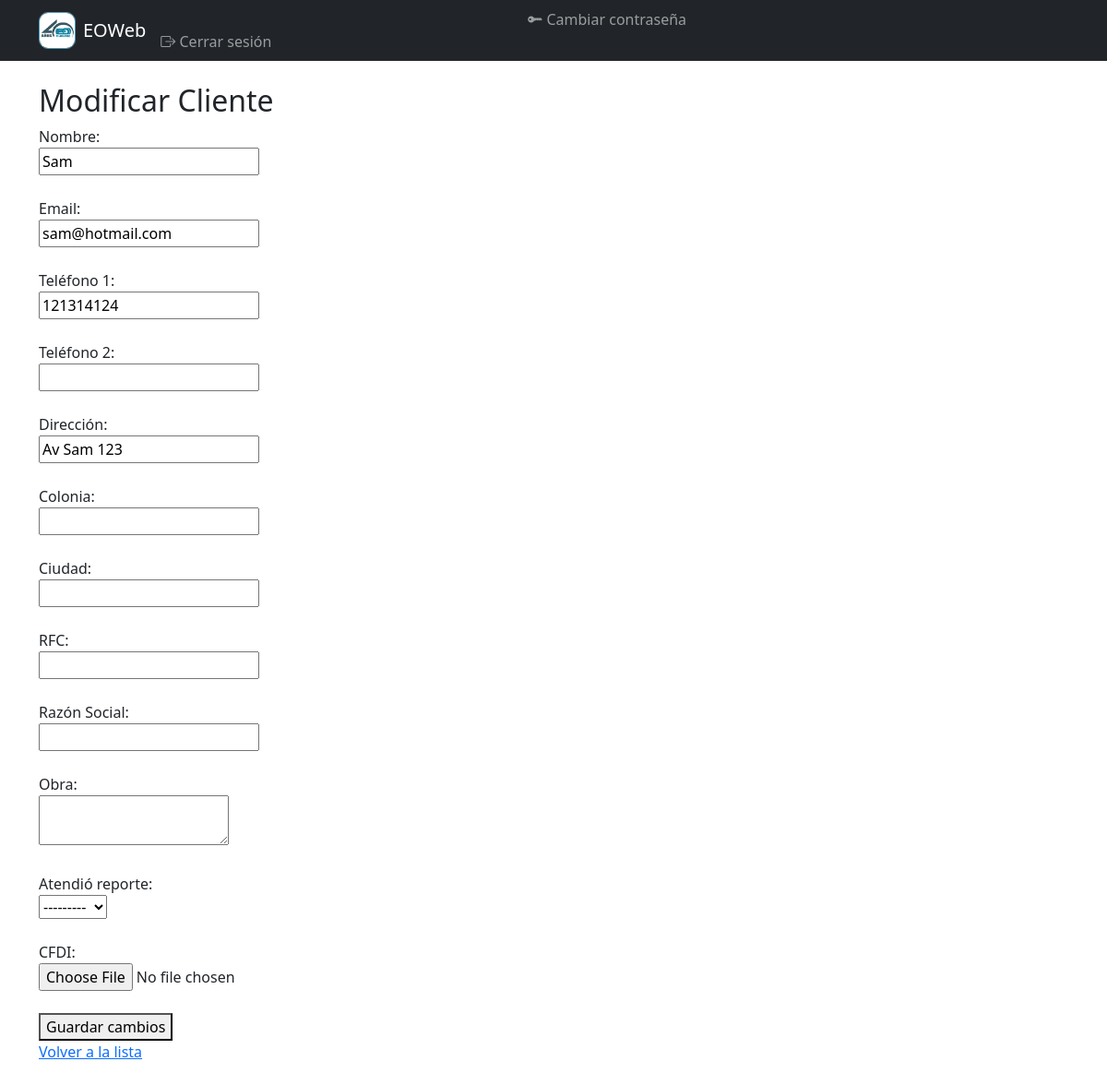
Screenshot of /clientes/modificar/1/ (signed in) with the database file from the repository.
### gestion/models.py (models this page shows, shortened)
class Cliente(models.Model):
    nombre = models.CharField(max_length=100)
    email = models.EmailField(unique=True)
    direccion = models.CharField(max_length=200, blank=True)
    colonia = models.CharField(max_length=100, blank=True)
    ciudad = models.CharField(max_length=100, blank=True)
    rfc = models.CharField(max_length=13, blank=True)
    razon_social = models.CharField(max_length=200, blank=True)
    telefono1 = models.CharField(max_length=20, default='0000000000')  # Valor temporal  # Obligatorio
    telefono2 = models.CharField(max_length=20, blank=True)  # Opcional
    obra = models.TextField(blank=True)
    atendio_reporte = models.ForeignKey('Empleado', null=True, blank=True, on_delete=models.SET_NULL)
    cfdi = models.FileField(upload_to='cfdis/', null=True, blank=True)

### gestion/views.py (the view, shortened to what this page needs)
# urls.py: path('clientes/modificar/<int:cliente_id>/',views.modificar_cliente, name='modificar_cliente'),
@login_required
def modificar_cliente(request, cliente_id):
    if not request.user.is_superuser and not request.user.groups.filter(name='Administrador').exists():
        return redirect('lista_clientes')
    cliente = get_object_or_404(Cliente, pk=cliente_id)
    empleados = Empleado.objects.all()
    return render(request, 'gestion/modificar_cliente.html', {
        'cliente': cliente,
        'empleados': empleados
    })

### gestion/templates/gestion/modificar_cliente.html (shortened to what this page needs)
{% extends "gestion/base.html" %}
{% load static %}
{% block content %}
<h2>Modificar Cliente</h2>
<form method="post" enctype="multipart/form-data">
    <label>Nombre:</label><br>
    <input type="text" name="nombre" value="{{ cliente.nombre }}" required><br><br>
    <label>Email:</label><br>
    <input type="email" name="email" value="{{ cliente.email }}" required><br><br>
    <label>Teléfono 1:</label><br>
    <input type="text" name="telefono1" value="{{ cliente.telefono1 }}"><br><br>
    <label>Teléfono 2:</label><br>
    <input type="text" name="telefono2" value="{{ cliente.telefono2 }}"><br><br>
    <label>Dirección:</label><br>
    <input type="text" name="direccion" value="{{ cliente.direccion }}"><br><br>
    <label>Colonia:</label><br>
    <input type="text" name="colonia" value="{{ cliente.colonia }}"><br><br>
    <label>Ciudad:</label><br>
    <input type="text" name="ciudad" value="{{ cliente.ciudad }}"><br><br>
    <label>RFC:</label><br>
    <input type="text" name="rfc" value="{{ cliente.rfc }}"><br><br>
    <label>Razón Social:</label><br>
    <input type="text" name="razon_social" value="{{ cliente.razon_social }}"><br><br>
    <label>Obra:</label><br>
    <textarea name="obra">{{ cliente.obra }}</textarea><br><br>
    <label>Atendió reporte:</label><br>
    <select name="atendio_reporte">
        <option value="">---------</option>
    </select><br><br>
    <label>CFDI:</label><br>
    <input type="file" name="cfdi"><br><br>
    <button type="submit">Guardar cambios</button>
</form>
<a href="{% url 'lista_clientes' %}">Volver a la lista</a>
{% endblock %}

### rows the page displays
Cliente: nombre "Sam", email "sam@hotmail.com", telefono1 "121314124", direccion "Av Sam 123"
